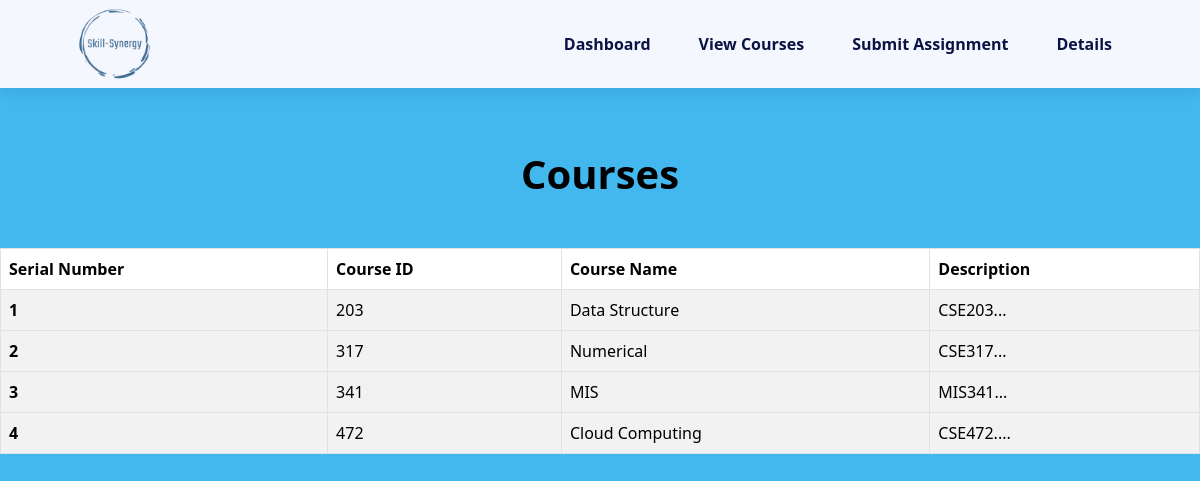
The page /course.php on the database its author committed.
### tables this page shows
CREATE TABLE `courses` (
  `course_id` int(11) NOT NULL,
  `name` varchar(255) NOT NULL,
  `description` text DEFAULT NULL,
  `created_at` datetime DEFAULT current_timestamp()
);

### course.php (the view, shortened to what this page needs)
<!DOCTYPE html>
<html lang="en">
<head>
    <link rel="stylesheet" href="https://cdnjs.cloudflare.com/ajax/libs/remixicon/3.5.0/remixicon.css">
    <link rel="stylesheet" href="style.css">
    <link href="https://cdn.jsdelivr.net/npm/bootstrap@5.3.2/dist/css/bootstrap.min.css" rel="stylesheet">
</head>
<body>
    <header class="header" id="header">
        <nav class="navbar_custom nav-container">
            <img src="skill-Synergy.png" alt="" class="nav__logo">
            <div class="nav__menu" id="nav-menu">
                <ul class="nav__list">
                    <li class="nav__item">
                        <a href="student_dashboard.php" class="nav__link">Dashboard</a>
                    </li>
                    <li class="nav__item">
                        <a href="course.php" class="nav__link">View Courses</a>
                    </li>
                    <li class="nav__item">
                        <a href="submit_assignment.php" class="nav__link">Submit Assignment</a>
                    </li>
                    <li class="nav__item">
                        <a href="coWisePlo.php" class="nav__link">Details</a>
                    </li>
                </ul>
            </div>
        </nav>
    </header>
    <h1 class="h11">Courses</h1>
    <table class="table table table-striped table-hover table-bordered">
        <?php
        include 'db.php';
        $sql = "SELECT course_id, name, description FROM courses";
        $query = mysqli_query($conn, $sql);
        if (mysqli_num_rows($query) > 0) {
        ?>
            <thead>
                <tr>
                    <th scope="col">Serial Number</th>
                    <th scope="col">Course ID</th>
                    <th scope="col">Course Name</th>
                    <th scope="col">Description</th>
                </tr>
            </thead>
            <?php
            $i = 1;
            while ($info = mysqli_fetch_array($query)) {
                $course_id = $info['course_id'];
                $course_name = $info['name'];
                $description = $info['description'];
            ?>
                <tbody>
                    <tr>
                        <th scope="row"><?= $i++ ?></th>
                        <td><?= $course_id ?></td>
                        <td><?= $course_name ?></td>
                        <td><?= $description ?></td>
                    </tr>
                </tbody>
        <?php
            }
        }
        ?>
    </table>
</body>
</html>

### style.css (style rules this page uses)
:root { --header-height: 3.5rem; --first-color: #06BBCC; --title-color: hsl(230, 75%, 15%); --text-color: hsl(230, 12%, 40%); --body-color: hsl(230, 100%, 98%); --container-color: hsl(230, 100%, 97%); --border-color: #06BBCC; --body-font: "Poppins", sans-serif; --h2-font-size: 1.25rem; --normal-font-size: 0.938rem; --font-regular: 400; --font-medium: 500; --font-semi-bold: 600; --z-fixed: 100; --z-modal: 1000; }
@media screen and (min-width: 1023px) { :root { --h2-font-size: 1.5rem; --normal-font-size: 1rem; } }
* { box-sizing: border-box; padding: 0; margin: 0; }
html { scroll-behavior: smooth; }
body, input, button { font-family: var(--body-font); font-size: var(--normal-font-size); }
body { background-color: hsl(199, 84%, 60%) !important; background-size: cover; background-position: center; background-repeat: no-repeat; background-attachment: fixed; }
ul { list-style: none; }
a { text-decoration: none !important; }
img { display: block; max-width: 100%; height: auto; }
.nav-container { max-width: 1120px !important; margin-inline: 1.5rem; }
.header { position: fixed; top: 0; left: 0; width: 100%; background-color: var(--body-color); box-shadow: 0 2px 16px hsla(230, 75%, 32%, 0.15); z-index: var(--z-fixed); }
.navbar_custom { height: var(--header-height); display: flex; justify-content: space-between; align-items: center; }
.nav__logo { height: 79px; width: 150px; }
.nav__list { display: flex; flex-direction: column; row-gap: 2.5rem; text-align: center; margin-bottom: 0; }
.nav__link { color: var(--title-color); font-weight: var(--font-semi-bold); transition: color 0.4s; }
img { width: 100%; height: auto; object-fit: cover; }
img { object-fit: contain; }
@media screen and (min-width: 1023px) { .navbar_custom { height: calc(var(--header-height) + 2rem); column-gap: 3rem; } }
@media screen and (min-width: 1023px) { .nav__menu { margin-left: auto; } }
@media screen and (min-width: 1023px) { .nav__list { flex-direction: row; column-gap: 3rem; } }
@media screen and (min-width: 1150px) { .nav-container { margin-inline: auto; } }

### course.php (style rules this page uses)
.h11 { margin-top: 150px; margin-bottom: 50px; text-align: center; color: black; font-weight: bold; }

### rows shown on the page
courses: course_id "203", name "Data Structure", description "CSE203..."
courses: course_id "317", name "Numerical", description "CSE317..."
courses: course_id "341", name "MIS", description "MIS341..."
courses: course_id "472", name "Cloud Computing", description "CSE472...."
